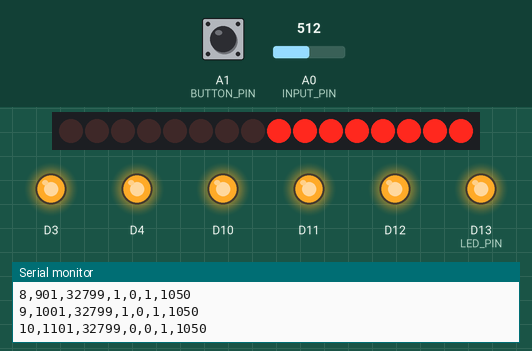
Bench run of a sketch on a simulated Arduino Due. Shown: 16 shift-register outputs drawn as a row of LEDs (first output left, lit = HIGH), output pins drawn as LEDs (lit = HIGH), the last lines printed to the serial monitor. Dashed ring = blinking. The inputs (shaded band) are chosen by the test bench; at power-on: A0 (INPUT_PIN) = 512, A1 (BUTTON_PIN) HIGH.

Above: at 1.2 s.
1.3 s: A0 (INPUT_PIN) set to 900
3.4 s: A1 (BUTTON_PIN) pulled LOW for 0.15 s
At 4.3 s:
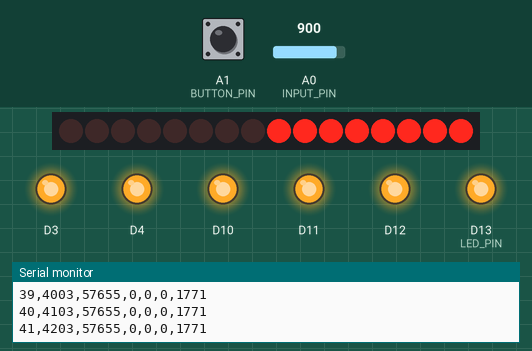
5.0 s: A1 (BUTTON_PIN) pulled LOW for 1 s
At 6.5 s:
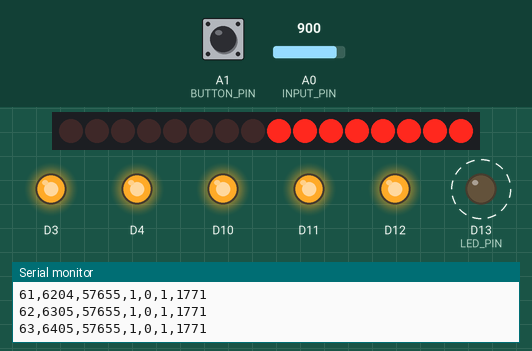
9.0 s: A0 (INPUT_PIN) set to 511
10.5 s: A1 (BUTTON_PIN) pulled LOW for 3.2 s
Timing chart, 0 to 13.5 s (numbered marks = the images above; inputs shaded):
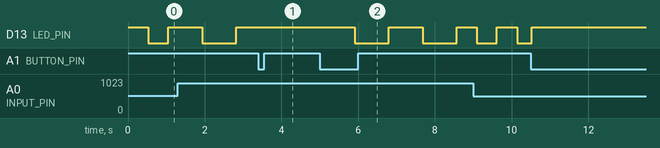

The sketch:

PathwaysLab.ino
```cpp
#include <Arduino.h>
#include "board_config.h"
#include "lab_core.h"

LabCore lab;
uint32_t lastReport = 0;
uint16_t sequence = 0;

void setup() {
  pinMode(LED_PIN, OUTPUT);
  digitalWrite(LED_PIN, LED_ACTIVE_LOW ? HIGH : LOW);
  pinMode(BUTTON_PIN, INPUT_PULLUP);
#if PATHWAYS_BOARD == 1
  // Common shield: keep buzzer and unused active-low LEDs off.
  for (int pin = 10; pin <= 12; ++pin) {
    pinMode(pin, OUTPUT); digitalWrite(pin, HIGH);
  }
  pinMode(3, OUTPUT); digitalWrite(3, HIGH);
  // Blank the usual 74HC595 display; verify clone wiring before use.
  pinMode(4, OUTPUT); pinMode(7, OUTPUT); pinMode(8, OUTPUT);
  digitalWrite(4, LOW);
  shiftOut(8, 7, MSBFIRST, 0xFF); shiftOut(8, 7, MSBFIRST, 0x00);
  digitalWrite(4, HIGH);
#else
  analogReadResolution(10);
#endif
  Serial.begin(115200);
  // No while(!Serial): firmware runs autonomously with no host attached.
}

void loop() {
  const uint32_t now = millis();
  const uint16_t value = uint32_t(analogRead(INPUT_PIN)) * 65535UL / ADC_MAX;
  lab.update(now, value, digitalRead(BUTTON_PIN) == LOW);
  digitalWrite(LED_PIN, (lab.led != LED_ACTIVE_LOW) ? HIGH : LOW);
  if (uint32_t(now - lastReport) >= 100u) {
    lastReport = now;
    Serial.print(sequence++); Serial.print(',');
    Serial.print(now); Serial.print(',');
    Serial.print(lab.input); Serial.print(',');
    Serial.print(lab.led); Serial.print(',');
    Serial.print(lab.button); Serial.print(',');
    Serial.print(lab.running); Serial.print(',');
    Serial.println(lab.period);
  }
}
```

lab_core.h
```cpp
#pragma once
#include <stdint.h>

// Hardware-independent, rollover-safe state machine. One press toggles RUN.
class LabCore {
 public:
  bool led = false, running = true, button = false;
  uint16_t input = 0, period = 100;
  void update(uint32_t now, uint16_t value, bool pressed) {
    input = value;
    period = 100u + (uint32_t(value) * 1900u / 65535u);
    if (pressed != candidate) { candidate = pressed; changed = now; }
    if (candidate != button && uint32_t(now - changed) >= 25u) {
      button = candidate;
      if (button) { running = !running; led = false; edge = now; }
    }
    if (!running) { led = false; return; }
    if (uint32_t(now - edge) >= period / 2u) { led = !led; edge = now; }
  }
 private:
  bool candidate = false;
  uint32_t changed = 0, edge = 0;
};
```

board_config.h
```cpp
#pragma once
// 1 = Uno R3 + common multifunction shield; 2 = original Pico RP2040;
// 3 = STM32 custom wiring example (select matching MCU/variant in Arduino IDE).
#ifndef PATHWAYS_BOARD
#define PATHWAYS_BOARD 1
#endif
#if PATHWAYS_BOARD == 1
constexpr int LED_PIN = 13, BUTTON_PIN = A1, INPUT_PIN = A0;
constexpr bool LED_ACTIVE_LOW = true;
constexpr uint32_t ADC_MAX = 1023;
#elif PATHWAYS_BOARD == 2
constexpr int LED_PIN = 15, BUTTON_PIN = 14, INPUT_PIN = 26;
constexpr bool LED_ACTIVE_LOW = false;
constexpr uint32_t ADC_MAX = 1023; // explicitly request 10-bit ADC in setup
#elif PATHWAYS_BOARD == 3
constexpr int LED_PIN = PB0, BUTTON_PIN = PB1, INPUT_PIN = PA0;
constexpr bool LED_ACTIVE_LOW = false;
constexpr uint32_t ADC_MAX = 1023;
#else
#error Unsupported PATHWAYS_BOARD; choose 1, 2, or 3
#endif
```

Measured:
- after the input at 3.4 s, D13 (LED_PIN): stays HIGH (without the input it goes to LOW after 0.31 s)
- after the input at 5.0 s, D13 (LED_PIN): alternates HIGH for 0.89 s and LOW for 0.88 s, starting after 0.91 s
